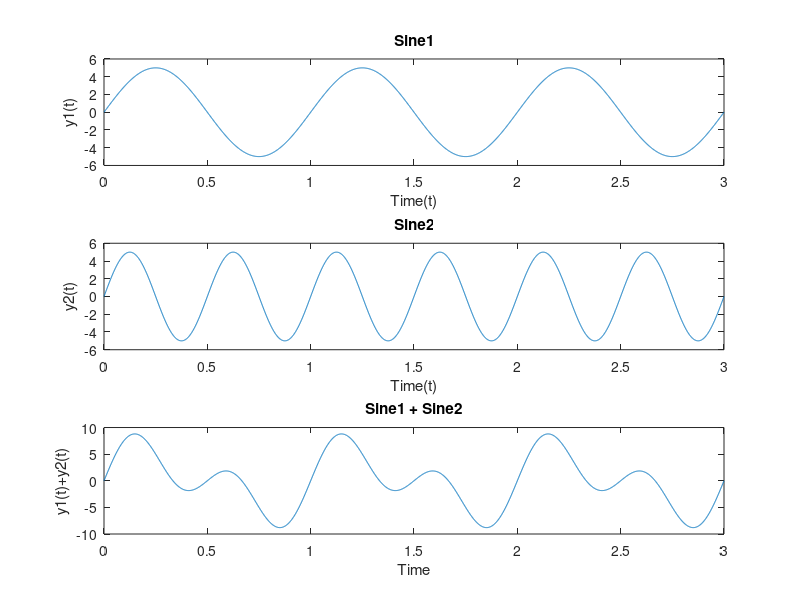

This figure's MATLAB source: (Note: this script raises an error after producing the figure.)
subplot(2,1,1);
y1=[1 3 4];
y2=[1 0 3 5];
n1=length(y1);
n2=length(y2);
x1=0:n1-1;
x2=0:n2-1;
subplot(3,1,1);
stem(x1,y1);
title('First Sequence');
xlabel('n');
ylabel('y1[n]');
axis([0 6 0 5]);
subplot(3,1,2);
stem(x2,y2);
title('Second Sequence');
xlabel('n');
ylabel('y2[n]');
axis([0 6 0 5]);
if n1>n2
    y2=[y2 zeros(1,n1-n2)];
else
    y1=[y1 zeros(1,n2-n1)];
end
z=y1+y2;
x=0:max(n1,n2)-1;
subplot(3,1,3);
stem(x,z);
title('Sequence 1 + Sequence 2');
xlabel('n');
ylabel('y1[n]+y2[n]'); 
axis([0 6 0 8]);

subplot(2,1,2);
f1=1;
f2=2;
a1=input('Input the first sine amplitude ');
a2=input('Input the second sine amplitude ');
x=0:.001:3;
y1=a1*sin(2*pi*f1*x);
y2=a2*sin(2*pi*f2*x);
subplot(3,1,1);
plot(x,y1);
title('Sine1');
xlabel('Time(t)');
ylabel('y1(t)');
subplot(3,1,2);
plot(x,y2);
title('Sine2');
xlabel('Time(t)');
ylabel('y2(t)');
z=y1+y2;
subplot(3,1,3);
plot(x,z);
title('Sine1 + Sine2');
xlabel('Time');
ylabel('y1(t)+y2(t)'); 

gtext('Noufal P 13400043');
